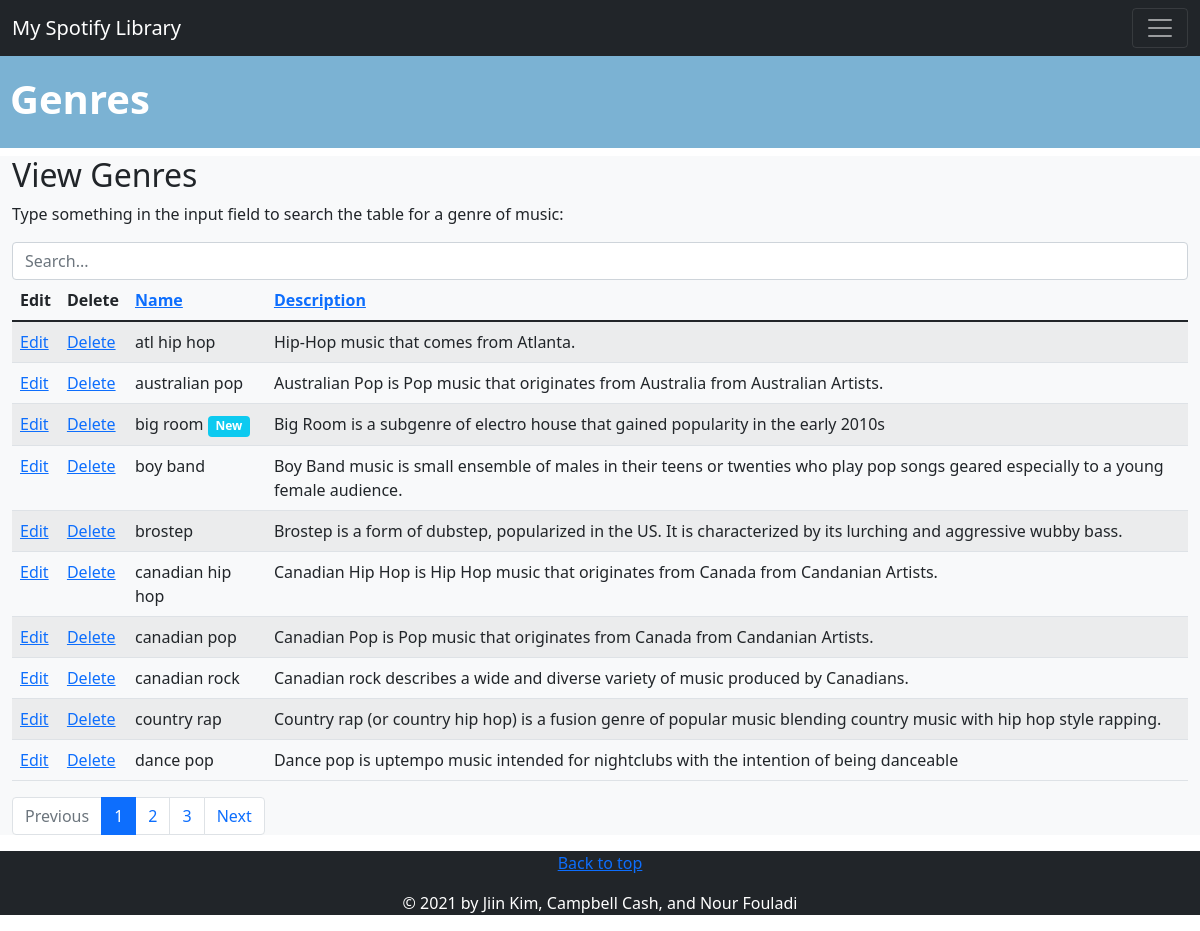
The page /view_genres.php on the database its author committed.
### tables this page shows
CREATE TABLE `genre` (
 `genre_id` int NOT NULL AUTO_INCREMENT,
 `genre_name` varchar(45) NOT NULL,
 `description` varchar(1000) NOT NULL,
 PRIMARY KEY (`genre_id`),
 UNIQUE KEY `genre_id_UNIQUE` (`genre_id`),
 UNIQUE KEY `genre_name_UNIQUE` (`genre_name`),
 UNIQUE KEY `description_UNIQUE` (`description`)
);

### view_genres.php (the view, shortened to what this page needs)
<!DOCTYPE html>
<html lang="en">
<head>
    <link href="https://cdn.jsdelivr.net/npm/bootstrap@5.1.3/dist/css/bootstrap.min.css" rel="stylesheet">
    <link rel="stylesheet" href="css/main.css">
</head>
<body>
    <h1 id="genres-header"><strong>Genres</strong></h1>
    <div class="container-fluid container-xxl bg-light">
        <nav class="navbar navbar-expand-xxl bg-dark navbar-dark fixed-top">
            <div class="container-fluid">
                <a class="navbar-brand" href="#">My Spotify Library</a>
                <button class="navbar-toggler" type="button" data-bs-toggle="collapse" data-bs-target="#collapsibleNavbar">
                    <span class="navbar-toggler-icon"></span>
                </button>
            </div>
        </nav>
        <h2>View Genres</h2>
        <p>Type something in the input field to search the table for a genre of music:</p>
        <input class="form-control" id="myInput" type="text" placeholder="Search...">
        <?php
            include ('mysqli_connect_to_myspotify.php');
            $results_per_page = 10;
            $query = "
                SELECT *
                FROM genre
            ";
            $result = @mysqli_query ($dbc, $query);
            $number_of_result = mysqli_num_rows($result);
            $number_of_page = ceil ($number_of_result / $results_per_page);
            if (!isset ($_GET['page']) ) {
                $current_page = 1;
            } else {
                $current_page = $_GET['page'];
            }
            $page_first_result = ($current_page-1) * $results_per_page;
            $link1 = "{$_SERVER['PHP_SELF']}?sort=n_d";
            $link2 = "{$_SERVER['PHP_SELF']}?sort=d_a";
            if (isset($_GET['sort'])) {
                switch ($_GET['sort']) {
                    case 'n_a':
                        $order_by = 'genre_name ASC';
                        $link1 = "{$_SERVER['PHP_SELF']}?sort=n_d";
                        break;
                    case 'n_d':
                        $order_by = 'genre_name DESC';
                        $link1 = "{$_SERVER['PHP_SELF']}?sort=n_a";
                        break;
                    case 'd_a':
                        $order_by = 'description ASC';
                        $link2 = "{$_SERVER['PHP_SELF']}?sort=d_d";
                        break;
                    case 'd_d':
                        $order_by = 'description DESC';
                        $link2 = "{$_SERVER['PHP_SELF']}?sort=d_a";
                        break;
                    default:
                        $order_by = 'genre_name ASC';
                        break;
                }
                $sort = $_GET['sort'];
            } else {
                $order_by = 'genre_name ASC';
                $sort = 'n_a';
            }
            $query = "
                    SELECT genre_id,
                           genre_name,
                           description
                    FROM genre
                    ORDER BY $order_by
                    LIMIT $page_first_result,$results_per_page
            ";
            $result = @mysqli_query ($dbc, $query);
            echo '
                <div class="row">
                    <div class="col-lg-12">
                        <table class="table table-striped table-hover table-responsive">
                            <thead>
                                <tr>
                                    <th>Edit</th>
                                    <th>Delete</th>
                                    <th><a href="' . $link1 . '">Name</a></th>
                                    <th><a href="' . $link2 . '">Description</a></th>
                                </tr>
                            </thead>
                            <tbody id="myTable">
            ';
            while ($row = mysqli_fetch_assoc($result))
            {
                echo '
                    <tr>
                        <td><a href="edit_genres.php?id=' . $row['genre_id'] . '">Edit</a></td>
                        <td><a href="delete_genres.php?id=' . $row['genre_id'] . '">Delete</a></td>
                ';
                if ($row['genre_id'] >= $number_of_result) {
                    echo '
                        <td>'.$row['genre_name'].' <span class="badge bg-info">New</span></td>
                        <td>'.$row['description'].'</td>
                    ';
                } else {
                    echo '
                        <td>'.$row['genre_name'].'</td>
                        <td>'.$row['description'].'</td>
                    ';
                }
                echo '
                    </tr>
                ';
            }
            echo '
                            </tbody>
                        </table>
                    </div>
                </div>
            ';
            echo '
                <ul class="pagination">
            ';
            if ($current_page >= 2) {
                echo '<li class="page-item"><a class="page-link" href="view_genres.php?page=' . ($current_page - 1) . '&sort=' . $sort .'">Previous</a></li>';
            } else {
                echo '<li class="page-item disabled"><a class="page-link" href="view_genres.php?page=' . $current_page . '&sort=' . $sort .'">Previous</a></li>';
            }
            for($page = 1; $page <= $number_of_page; $page++) {
                if ($page == $current_page) {
                    echo '<li class="page-item active"><a class="page-link" href="view_genres.php?page=' . $page . '&sort=' . $sort .'">' . $page . ' </a></li>';
                } else {
                    echo '<li class="page-item"><a class="page-link" href="view_genres.php?page=' . $page . '&sort=' . $sort .'">' . $page . ' </a></li>';
                }
            }
            if ($current_page <= $number_of_page - 1) {
                echo '<li class="page-item"><a class="page-link" href="view_genres.php?page=' . ($current_page + 1) . '&sort=' . $sort .'">Next</a></li>';
            } else {
                echo '<li class="page-item disabled"><a class="page-link" href="view_genres.php?page=' . $current_page . '&sort=' . $sort .'">Next</a></li>';
            }
            echo '
                </ul>
            ';
        ?>
    </div>
    <footer class="bg-dark text-white text-center">
        <div class="container">
            <p class="float-right">
                <a href="#genres-header">Back to top</a>
            </p>
            <p class="text-center">© 2021 by Jiin Kim, Campbell Cash, and Nour Fouladi</p>
        </div>
    </footer>
</body>
</html>

### css/main.css (style rules this page uses)
#genres-header { background-color: #7BB2D3; color: white; padding-top: 25px; padding-left: 10px; padding-bottom: 25px; margin-top: 50px }

### rows shown on the page
genre: genre_name "atl hip hop", description "Hip-Hop music that comes from Atlanta."
genre: genre_name "australian pop", description "Australian Pop is Pop music that originates from Australia from Australian Artists."
genre: genre_name "big room", description "Big Room is a subgenre of electro house that gained popularity in the early 2010s"
genre: genre_name "boy band", description "Boy Band music is small ensemble of males in their teens or twenties who play pop songs geared especially to a young female audience."
genre: genre_name "brostep", description "Brostep is a form of dubstep, popularized in the US. It is characterized by its lurching and aggressive wubby bass."
genre: genre_name "canadian hip hop", description "Canadian Hip Hop is Hip Hop music that originates from Canada from Candanian Artists."
genre: genre_name "canadian pop", description "Canadian Pop is Pop music that originates from Canada from Candanian Artists."
genre: genre_name "canadian rock", description "Canadian rock describes a wide and diverse variety of music produced by Canadians."
genre: genre_name "country rap", description "Country rap (or country hip hop) is a fusion genre of popular music blending country music with hip hop style rapping."
genre: genre_name "dance pop", description "Dance pop is uptempo music intended for nightclubs with the intention of being danceable"
